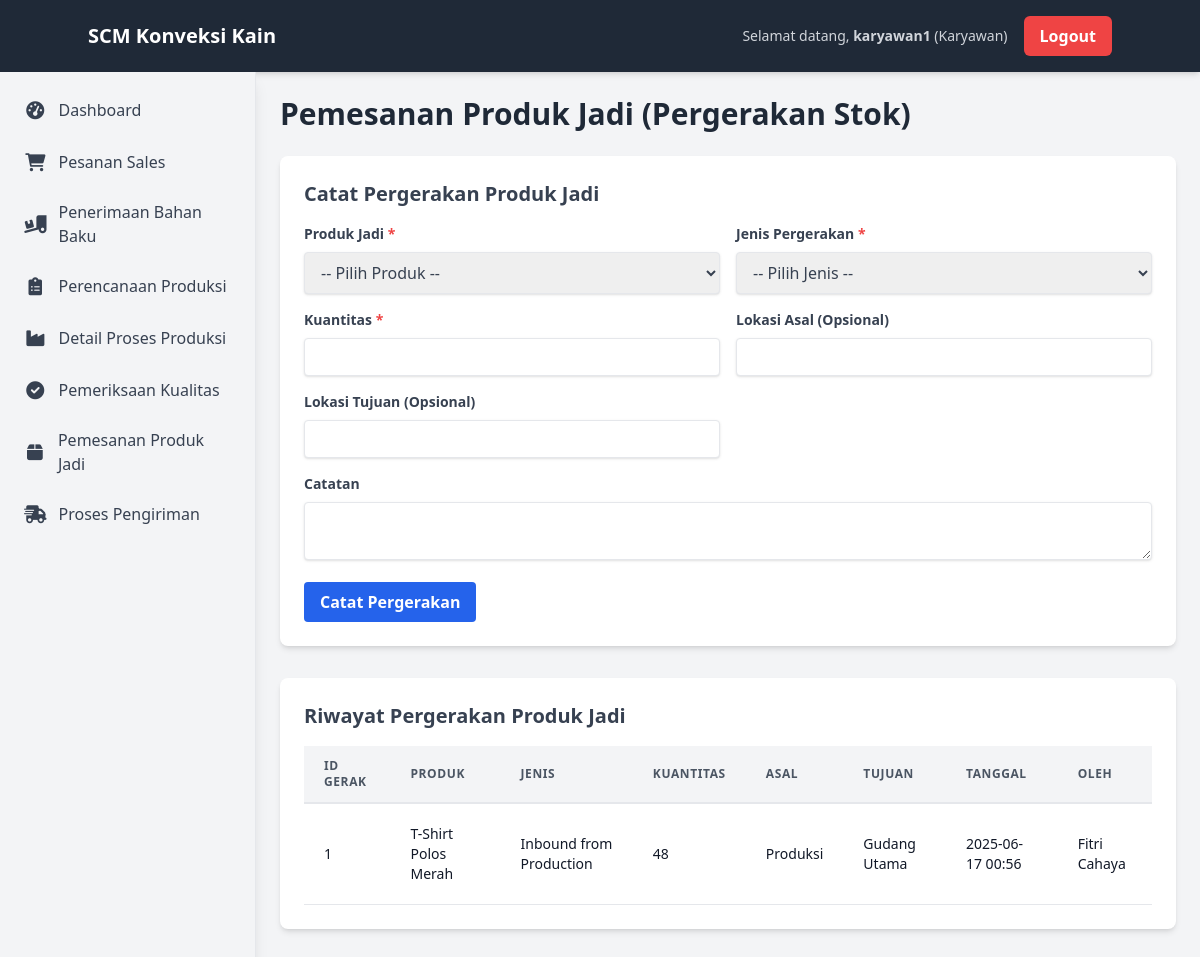
Page /pages/pemesanan-produk.php (signed in) on the committed database.
### tables this page shows
CREATE TABLE `finished_goods_movement` (
  `movement_id` int(11) NOT NULL,
  `product_id` int(11) NOT NULL,
  `movement_type` enum('Inbound from Production','Outbound to Shipping','Adjustment') NOT NULL,
  `quantity` int(11) NOT NULL,
  `movement_date` datetime DEFAULT current_timestamp(),
  `source_location` varchar(100) DEFAULT NULL,
  `destination_location` varchar(100) DEFAULT NULL,
  `notes` text DEFAULT NULL,
  `processed_by` int(11) DEFAULT NULL,
  `created_at` timestamp NOT NULL DEFAULT current_timestamp(),
  `updated_at` timestamp NOT NULL DEFAULT current_timestamp() ON UPDATE current_timestamp()
);

CREATE TABLE `products` (
  `product_id` int(11) NOT NULL,
  `product_name` varchar(255) NOT NULL,
  `sku` varchar(100) DEFAULT NULL,
  `description` text DEFAULT NULL,
  `unit_of_measure` varchar(50) DEFAULT 'Pcs',
  `stock_qty` int(11) DEFAULT 0,
  `price` decimal(10,2) DEFAULT 0.00,
  `created_at` timestamp NOT NULL DEFAULT current_timestamp(),
  `updated_at` timestamp NOT NULL DEFAULT current_timestamp() ON UPDATE current_timestamp()
);

CREATE TABLE `users` (
  `user_id` int(11) NOT NULL,
  `username` varchar(50) NOT NULL,
  `password_hash` varchar(255) NOT NULL,
  `full_name` varchar(100) NOT NULL,
  `email` varchar(100) DEFAULT NULL,
  `role` enum('manager','karyawan') NOT NULL DEFAULT 'karyawan',
  `is_active` tinyint(1) DEFAULT 1,
  `created_at` timestamp NOT NULL DEFAULT current_timestamp(),
  `updated_at` timestamp NOT NULL DEFAULT current_timestamp() ON UPDATE current_timestamp()
);

### pages/pemesanan-produk.php (the view, shortened to what this page needs)
<?php
require_once '../config/database.php';
$latest_movements = [];
$sql_latest_movements = "SELECT fgm.*, p.product_name, u.full_name as processed_by_user
                        FROM finished_goods_movement fgm
                        JOIN products p ON fgm.product_id = p.product_id
                        LEFT JOIN users u ON fgm.processed_by = u.user_id
                        ORDER BY fgm.movement_date DESC
                        LIMIT 10";
$result_latest = $conn->query($sql_latest_movements);
if ($result_latest) {
    while ($row = $result_latest->fetch_assoc()) { $latest_movements[] = $row; }
}
?>
<!DOCTYPE html>
<html lang="en">
<head>
    <script src="https://cdn.tailwindcss.com"></script>
    <link rel="stylesheet" href="https://cdnjs.cloudflare.com/ajax/libs/font-awesome/6.0.0-beta3/css/all.min.css">
</head>
<body class="bg-gray-100">
    <?php include '../includes/header.php'; ?>
    <div class="flex">
        <?php include '../includes/sidebar.php'; ?>
        <div class="flex-1 p-6">
            <div class="container mx-auto">
                <h1 class="text-3xl font-bold text-gray-800 mb-6">Pemesanan Produk Jadi (Pergerakan Stok)</h1>
                <div class="bg-white p-6 rounded-lg shadow-md mb-8">
                    <h2 class="text-xl font-semibold text-gray-700 mb-4">Catat Pergerakan Produk Jadi</h2>
                    <form method="POST">
                        <div class="grid grid-cols-1 md:grid-cols-2 gap-4 mb-4">
                            <div>
                                <label for="product_id" class="block text-gray-700 text-sm font-bold mb-2">Produk Jadi <span class="text-red-500">*</span></label>
                                <select class="shadow border rounded w-full py-2 px-3 text-gray-700 leading-tight focus:outline-none focus:shadow-outline" id="product_id" name="product_id" required>
                                    <option value="">-- Pilih Produk --</option>
                                </select>
                            </div>
                            <div>
                                <label for="movement_type" class="block text-gray-700 text-sm font-bold mb-2">Jenis Pergerakan <span class="text-red-500">*</span></label>
                                <select class="shadow border rounded w-full py-2 px-3 text-gray-700 leading-tight focus:outline-none focus:shadow-outline" id="movement_type" name="movement_type" required>
                                    <option value="">-- Pilih Jenis --</option>
                                </select>
                            </div>
                            <div>
                                <label for="quantity" class="block text-gray-700 text-sm font-bold mb-2">Kuantitas <span class="text-red-500">*</span></label>
                                <input type="number" class="shadow appearance-none border rounded w-full py-2 px-3 text-gray-700 leading-tight focus:outline-none focus:shadow-outline" id="quantity" name="quantity" min="1" required>
                            </div>
                            <div>
                                <label for="source_location" class="block text-gray-700 text-sm font-bold mb-2">Lokasi Asal (Opsional)</label>
                                <input type="text" class="shadow appearance-none border rounded w-full py-2 px-3 text-gray-700 leading-tight focus:outline-none focus:shadow-outline" id="source_location" name="source_location">
                            </div>
                            <div>
                                <label for="destination_location" class="block text-gray-700 text-sm font-bold mb-2">Lokasi Tujuan (Opsional)</label>
                                <input type="text" class="shadow appearance-none border rounded w-full py-2 px-3 text-gray-700 leading-tight focus:outline-none focus:shadow-outline" id="destination_location" name="destination_location">
                            </div>
                            <div class="md:col-span-2">
                                <label for="notes" class="block text-gray-700 text-sm font-bold mb-2">Catatan</label>
                                <textarea class="shadow appearance-none border rounded w-full py-2 px-3 text-gray-700 leading-tight focus:outline-none focus:shadow-outline" id="notes" name="notes" rows="2"></textarea>
                            </div>
                        </div>
                        <button type="submit" class="bg-blue-600 hover:bg-blue-700 text-white font-bold py-2 px-4 rounded focus:outline-none focus:shadow-outline">
                            Catat Pergerakan
                        </button>
                    </form>
                </div>
                <div class="bg-white p-6 rounded-lg shadow-md">
                    <h2 class="text-xl font-semibold text-gray-700 mb-4">Riwayat Pergerakan Produk Jadi</h2>
                    <div class="overflow-x-auto">
                        <table class="min-w-full leading-normal">
                            <thead>
                                <tr>
                                    <th class="px-5 py-3 border-b-2 border-gray-200 bg-gray-100 text-left text-xs font-semibold text-gray-600 uppercase tracking-wider">ID Gerak</th>
                                    <th class="px-5 py-3 border-b-2 border-gray-200 bg-gray-100 text-left text-xs font-semibold text-gray-600 uppercase tracking-wider">Produk</th>
                                    <th class="px-5 py-3 border-b-2 border-gray-200 bg-gray-100 text-left text-xs font-semibold text-gray-600 uppercase tracking-wider">Jenis</th>
                                    <th class="px-5 py-3 border-b-2 border-gray-200 bg-gray-100 text-left text-xs font-semibold text-gray-600 uppercase tracking-wider">Kuantitas</th>
                                    <th class="px-5 py-3 border-b-2 border-gray-200 bg-gray-100 text-left text-xs font-semibold text-gray-600 uppercase tracking-wider">Asal</th>
                                    <th class="px-5 py-3 border-b-2 border-gray-200 bg-gray-100 text-left text-xs font-semibold text-gray-600 uppercase tracking-wider">Tujuan</th>
                                    <th class="px-5 py-3 border-b-2 border-gray-200 bg-gray-100 text-left text-xs font-semibold text-gray-600 uppercase tracking-wider">Tanggal</th>
                                    <th class="px-5 py-3 border-b-2 border-gray-200 bg-gray-100 text-left text-xs font-semibold text-gray-600 uppercase tracking-wider">Oleh</th>
                                </tr>
                            </thead>
                            <tbody>
                                <?php if (!empty($latest_movements)): ?>
                                    <?php foreach ($latest_movements as $movement): ?>
                                        <tr>
                                            <td class="px-5 py-5 border-b border-gray-200 bg-white text-sm"><p class="text-gray-900 whitespace-no-wrap"><?php echo htmlspecialchars($movement['movement_id']); ?></p></td>
                                            <td class="px-5 py-5 border-b border-gray-200 bg-white text-sm"><p class="text-gray-900 whitespace-no-wrap"><?php echo htmlspecialchars($movement['product_name']); ?></p></td>
                                            <td class="px-5 py-5 border-b border-gray-200 bg-white text-sm"><p class="text-gray-900 whitespace-no-wrap"><?php echo htmlspecialchars($movement['movement_type']); ?></p></td>
                                            <td class="px-5 py-5 border-b border-gray-200 bg-white text-sm"><p class="text-gray-900 whitespace-no-wrap"><?php echo htmlspecialchars($movement['quantity']); ?></p></td>
                                            <td class="px-5 py-5 border-b border-gray-200 bg-white text-sm"><p class="text-gray-900 whitespace-no-wrap"><?php echo htmlspecialchars($movement['source_location'] ?? '-'); ?></p></td>
                                            <td class="px-5 py-5 border-b border-gray-200 bg-white text-sm"><p class="text-gray-900 whitespace-no-wrap"><?php echo htmlspecialchars($movement['destination_location'] ?? '-'); ?></p></td>
                                            <td class="px-5 py-5 border-b border-gray-200 bg-white text-sm"><p class="text-gray-900 whitespace-no-wrap"><?php echo htmlspecialchars(date('Y-m-d H:i', strtotime($movement['movement_date']))); ?></p></td>
                                            <td class="px-5 py-5 border-b border-gray-200 bg-white text-sm"><p class="text-gray-900 whitespace-no-wrap"><?php echo htmlspecialchars($movement['processed_by_user'] ?? 'N/A'); ?></p></td>
                                        </tr>
                                    <?php endforeach; ?>
                                <?php else: ?>
                                    <tr><td colspan="8" class="px-5 py-5 border-b border-gray-200 bg-white text-sm text-center">Belum ada data pergerakan produk jadi.</td></tr>
                                <?php endif; ?>
                            </tbody>
                        </table>
                    </div>
                </div>
            </div>
        </div>
    </div>
</body>
</html>

### rows in the picture
finished_goods_movement: movement_id "1", product.product_name "T-Shirt Polos Merah", movement_type "Inbound from Production", quantity "48", source_location "Produksi", destination_location "Gudang Utama", movement_date "2025-06-17 00:56", processed_by.full_name "Fitri Cahaya"

### other values in the picture
$_SESSION['username'] "karyawan1"
$current_role "Karyawan"
